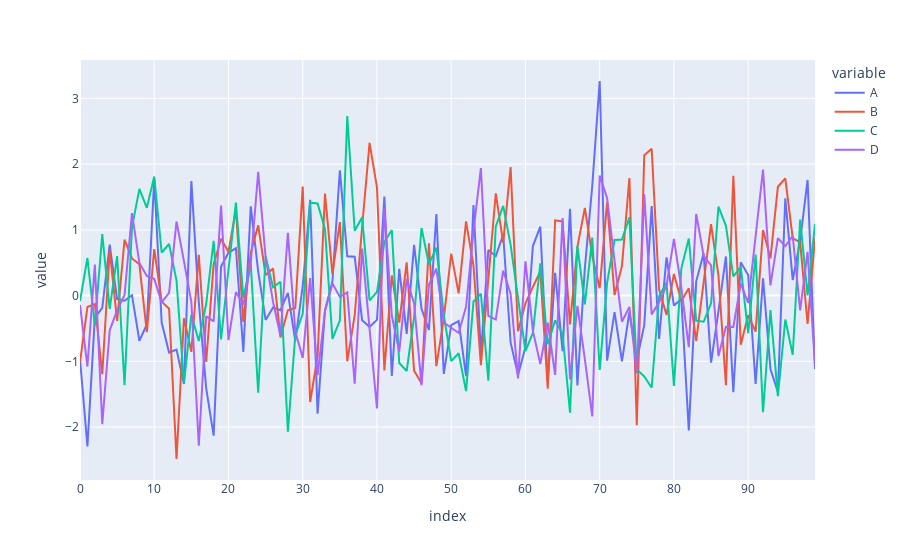

The code cell stored with this chart in its notebook:
### Code cell
import plotly.express as px
import plotly.offline as pyo
import cufflinks as cf

df_bar = df2.sum().reset_index()

# Configure cufflinks to work in offline mode
cf.set_config_file(world_readable=False, theme='pearl', offline=True)
cf.go_offline()

# Now try plotting
fig = px.line(df)
fig.show()
